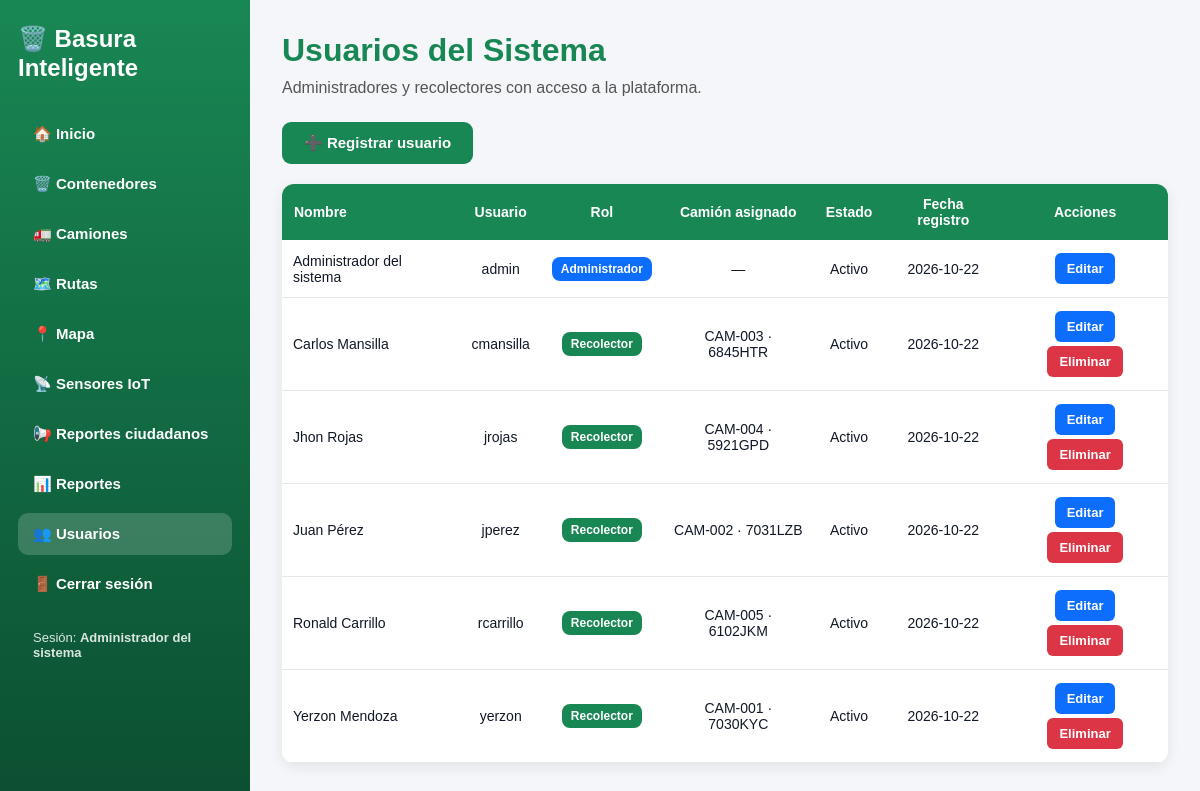
/usuarios/listar-usuarios.php (signed in), run on the app's committed database.
### tables this page shows
CREATE TABLE usuarios (
    id INT AUTO_INCREMENT PRIMARY KEY,
    nombre VARCHAR(100) NOT NULL,
    usuario VARCHAR(50) NOT NULL UNIQUE,
    password VARCHAR(255) NOT NULL,
    rol VARCHAR(20) NOT NULL DEFAULT 'recolector',
    id_camion INT NULL,
    estado VARCHAR(20) NOT NULL DEFAULT 'Activo',
    fecha_registro DATETIME DEFAULT CURRENT_TIMESTAMP,
    CONSTRAINT fk_usuario_camion FOREIGN KEY (id_camion) REFERENCES camiones(id) ON DELETE SET NULL
);

CREATE TABLE camiones (
    id INT AUTO_INCREMENT PRIMARY KEY,
    codigo VARCHAR(20) NULL,
    placa VARCHAR(20) NOT NULL UNIQUE,
    conductor VARCHAR(100) NOT NULL,
    telefono_conductor VARCHAR(20) NULL,
    licencia VARCHAR(30) NULL,
    categoria_licencia VARCHAR(5) NULL,
    vencimiento_licencia DATE NULL,
    capacidad VARCHAR(30) NOT NULL,
    tipo_residuo VARCHAR(30) NOT NULL,
    estado VARCHAR(30) NOT NULL DEFAULT 'Activo',
    fecha_registro DATETIME DEFAULT CURRENT_TIMESTAMP
);

### includes/funciones.php (called while the page is built, shortened)
<?php
function e($texto)
{
    return htmlspecialchars((string)$texto, ENT_QUOTES, 'UTF-8');
}
function consulta($conexion, $sql, $tipos = "", $params = [])
{
    $stmt = $conexion->prepare($sql);
    if (!$stmt->execute()) {
        return false;
    }
    $res = $stmt->get_result();
    return $res === false ? true : $res;
}
function filas($resultado)
{
    $lista = [];
    if ($resultado && $resultado !== true) {
        while ($f = $resultado->fetch_assoc()) {
            $lista[] = $f;
        }
    }
    return $lista;
}

### usuarios/listar-usuarios.php (the view, shortened to what this page needs)
<?php
require_once __DIR__ . '/../includes/auth.php';
$lista = filas(consulta($conexion, "SELECT u.*, c.codigo AS cod_camion, c.placa FROM usuarios u LEFT JOIN camiones c ON u.id_camion=c.id ORDER BY u.rol, u.nombre"));
?>
<!DOCTYPE html>
<html lang="es">
<head>
    <link rel="stylesheet" href="../assets/css/estilos.css">
</head>
<body class="con-menu">
    <?php include __DIR__ . '/../includes/sidebar.php'; ?>
    <div class="contenido">
        <h1>Usuarios del Sistema</h1>
        <p class="subtitulo">Administradores y recolectores con acceso a la plataforma.</p>
        <div class="acciones-top"><a href="registrar-usuario.php" class="btn">➕ Registrar usuario</a></div>
        <div class="tabla-scroll">
            <table>
                <tr><th class="izq">Nombre</th><th>Usuario</th><th>Rol</th><th>Camión asignado</th><th>Estado</th><th>Fecha registro</th><th>Acciones</th></tr>
                <?php foreach ($lista as $u) { ?>
                    <tr>
                        <td class="izq"><?= e($u['nombre']) ?></td>
                        <td><?= e($u['usuario']) ?></td>
                        <td><span class="badge <?= $u['rol'] === 'admin' ? 'azul' : 'verde' ?>"><?= $u['rol'] === 'admin' ? 'Administrador' : 'Recolector' ?></span></td>
                        <td><?= $u['cod_camion'] ? e($u['cod_camion'] . ' · ' . $u['placa']) : '—' ?></td>
                        <td><?= e($u['estado']) ?></td>
                        <td><?= e(substr($u['fecha_registro'], 0, 10)) ?></td>
                        <td>
                            <a href="editar-usuario.php?id=<?= $u['id'] ?>" class="btn chico azul">Editar</a>
                            <?php if ($u['id'] != $_SESSION['id_usuario']) { ?>
                                <a href="eliminar-usuario.php?id=<?= $u['id'] ?>" class="btn chico rojo" onclick="return confirm('¿Eliminar este usuario?')">Eliminar</a>
                            <?php } ?>
                        </td>
                    </tr>
                <?php } ?>
            </table>
        </div>
    </div>
</body>
</html>

### assets/css/estilos.css (style rules this page uses)
* { margin: 0; padding: 0; box-sizing: border-box; font-family: Arial, sans-serif; }
body { background: #f4f6f9; color: #111827; }
body.con-menu { display: flex; }
.contenido { flex: 1; padding: 32px; min-width: 0; }
h1 { color: #198754; margin-bottom: 10px; }
.subtitulo { color: #555; margin-bottom: 25px; }
button, .btn { border: none; padding: 12px 22px; border-radius: 9px; font-weight: bold; cursor: pointer; text-decoration: none; font-size: 15px; display: inline-block; color: white; background: #198754; }
.btn.azul { background: #0d6efd; }
.btn.rojo { background: #dc3545; }
.btn.chico { padding: 8px 12px; font-size: 13px; border-radius: 6px; margin: 2px; }
.acciones-top { margin-bottom: 20px; display: flex; gap: 10px; flex-wrap: wrap; align-items: center; }
table { width: 100%; border-collapse: collapse; background: white; font-size: 14px; }
th { background: #198754; color: white; padding: 12px; text-align: center; }
td { padding: 11px; border-bottom: 1px solid #e5e7eb; text-align: center; }
td.izq, th.izq { text-align: left; }
.tabla-scroll { overflow-x: auto; border-radius: 12px; box-shadow: 0 4px 14px rgba(0, 0, 0, 0.08); }
.badge { padding: 5px 9px; border-radius: 8px; color: white; font-weight: bold; font-size: 12px; display: inline-block; }
.verde { background: #198754; }
.rojo { background: #dc3545; }
.azul { background: #0d6efd; }

### data on the page
usuarios: nombre "Administrador del sistema", usuario "admin", rol "Administrador", estado "Activo", fecha_registro "2026-10-22"
usuarios: nombre "Carlos Mansilla", usuario "cmansilla", rol "Recolector", id_camion.placa "CAM-003 · 6845HTR", estado "Activo", fecha_registro "2026-10-22"
usuarios: nombre "Jhon Rojas", usuario "jrojas", rol "Recolector", id_camion.placa "CAM-004 · 5921GPD", estado "Activo", fecha_registro "2026-10-22"
usuarios: nombre "Juan Pérez", usuario "jperez", rol "Recolector", id_camion.placa "CAM-002 · 7031LZB", estado "Activo", fecha_registro "2026-10-22"
usuarios: nombre "Ronald Carrillo", usuario "rcarrillo", rol "Recolector", id_camion.placa "CAM-005 · 6102JKM", estado "Activo", fecha_registro "2026-10-22"
usuarios: nombre "Yerzon Mendoza", usuario "yerzon", rol "Recolector", id_camion.placa "CAM-001 · 7030KYC", estado "Activo", fecha_registro "2026-10-22"

### other printed values
$texto "🏠 Inicio 🗑️ Contenedores 🚛 Camiones 🗺️ Rutas 📍 Mapa 📡 Sensores IoT 📢 Reportes ciudadanos 📊 Reportes 👥 Usuarios"
$_SESSION['nombre'] "Administrador del sistema"
